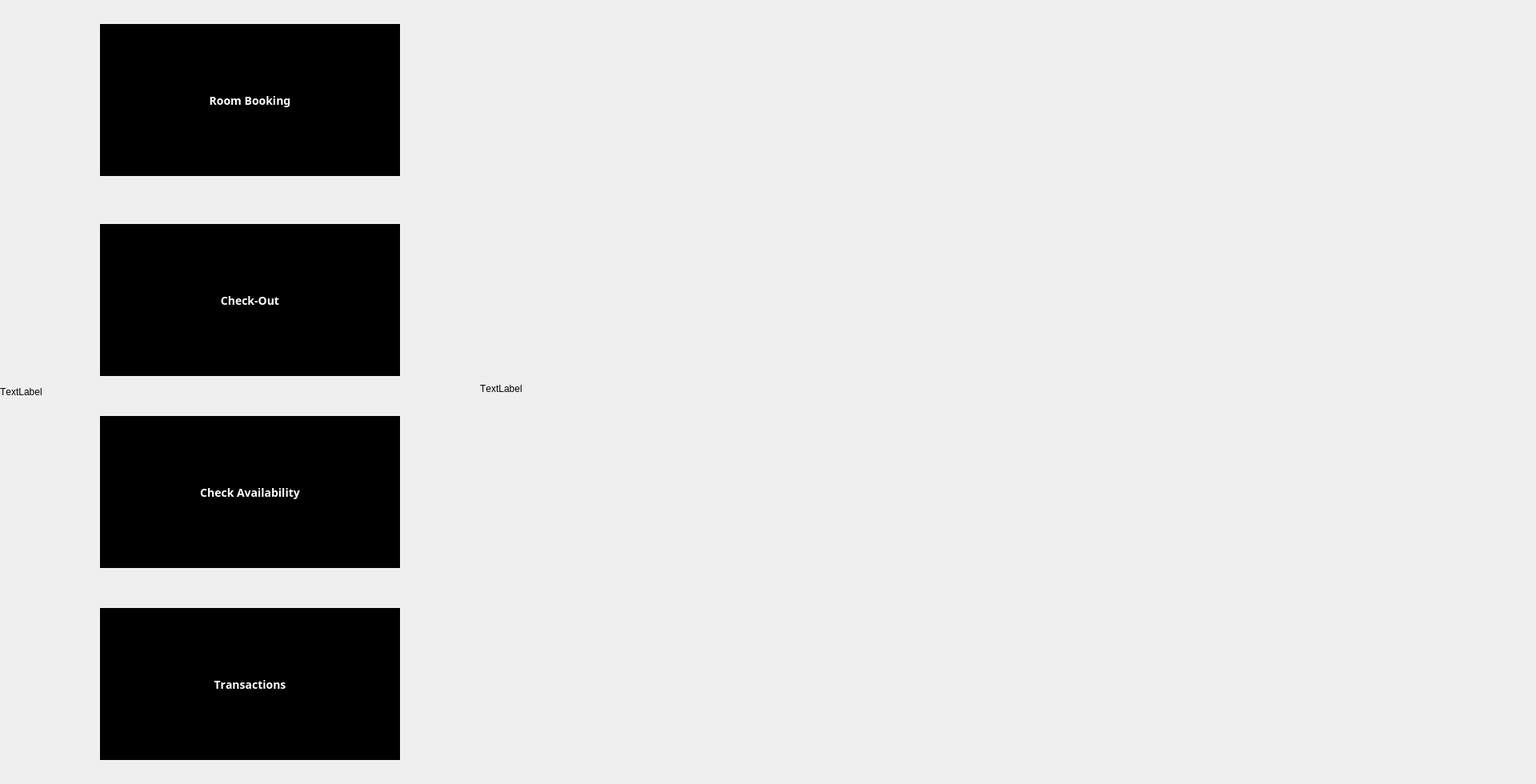
<?xml version="1.0" encoding="UTF-8"?>
<ui version="4.0">
 <class>MainWindow</class>
 <widget class="QMainWindow" name="MainWindow">
  <property name="geometry">
   <rect>
    <x>0</x>
    <y>0</y>
    <width>1920</width>
    <height>980</height>
   </rect>
  </property>
  <property name="font">
   <font>
    <kerning>false</kerning>
   </font>
  </property>
  <property name="windowTitle">
   <string>Hotel Management 1.0</string>
  </property>
  <property name="styleSheet">
   <string notr="true">background-image: url('background4.jpg');</string>
  </property>
  <widget class="QWidget" name="centralWidget">
   <widget class="QLabel" name="imgLabel">
    <property name="geometry">
     <rect>
      <x>600</x>
      <y>20</y>
      <width>1291</width>
      <height>931</height>
     </rect>
    </property>
    <property name="text">
     <string>TextLabel</string>
    </property>
   </widget>
   <widget class="QPushButton" name="btnRoomBooking">
    <property name="geometry">
     <rect>
      <x>100</x>
      <y>20</y>
      <width>400</width>
      <height>200</height>
     </rect>
    </property>
    <property name="font">
     <font>
      <family>Poppins</family>
      <pointsize>-1</pointsize>
      <weight>62</weight>
      <bold>true</bold>
     </font>
    </property>
    <property name="styleSheet">
     <string notr="true">display: block;
	padding: 17px 33px 15px;
    color:white;
     background: black;
	font-size: 14px;
    width: 50%;
	line-height: 1.34;
	border: 2px solid;
	font-family: &quot;Poppins&quot;, -apple-system, BlinkMacSystemFont, &quot;Segoe UI&quot;, Roboto, &quot;Helvetica Neue&quot;, Arial, sans-serif;
	font-weight: 500;
	letter-spacing: 0.075em;
	text-transform: uppercase;
	white-space: nowrap;
	text-overflow: ellipsis;
	text-align: center;
	cursor: pointer;
	user-select: none;
	transition: 250ms all ease-in-out;
    margin-top: 10%;
    margin-left: 25%;
    



</string>
    </property>
    <property name="text">
     <string>Room Booking</string>
    </property>
    <property name="autoDefault">
     <bool>true</bool>
    </property>
    <property name="default">
     <bool>true</bool>
    </property>
    <property name="flat">
     <bool>false</bool>
    </property>
   </widget>
   <widget class="QPushButton" name="btnRoomCheckout">
    <property name="geometry">
     <rect>
      <x>100</x>
      <y>270</y>
      <width>400</width>
      <height>200</height>
     </rect>
    </property>
    <property name="font">
     <font>
      <family>Poppins</family>
      <pointsize>-1</pointsize>
      <weight>62</weight>
      <bold>true</bold>
     </font>
    </property>
    <property name="styleSheet">
     <string notr="true">display: block;
	padding: 17px 33px 15px;
    color:white;
     background: black;
	font-size: 14px;
    width: 50%;
	line-height: 1.34;
	border: 2px solid;
	font-family: &quot;Poppins&quot;, -apple-system, BlinkMacSystemFont, &quot;Segoe UI&quot;, Roboto, &quot;Helvetica Neue&quot;, Arial, sans-serif;
	font-weight: 500;
	letter-spacing: 0.075em;
	text-transform: uppercase;
	white-space: nowrap;
	text-overflow: ellipsis;
	text-align: center;
	cursor: pointer;
	
	user-select: none;
	transition: 250ms all ease-in-out;
    margin-top: 10%;
    margin-left: 25%;
    

</string>
    </property>
    <property name="text">
     <string>Check-Out</string>
    </property>
    <property name="default">
     <bool>true</bool>
    </property>
    <property name="flat">
     <bool>false</bool>
    </property>
   </widget>
   <widget class="QPushButton" name="btnCheckAvailability">
    <property name="geometry">
     <rect>
      <x>100</x>
      <y>510</y>
      <width>400</width>
      <height>200</height>
     </rect>
    </property>
    <property name="font">
     <font>
      <family>Poppins</family>
      <pointsize>-1</pointsize>
      <weight>62</weight>
      <bold>true</bold>
     </font>
    </property>
    <property name="styleSheet">
     <string notr="true">display: block;
	padding: 17px 33px 15px;
    color:white;
     background: black;
	font-size: 14px;
    width: 50%;
	line-height: 1.34;
	border: 2px solid;
	font-family: &quot;Poppins&quot;, -apple-system, BlinkMacSystemFont, &quot;Segoe UI&quot;, Roboto, &quot;Helvetica Neue&quot;, Arial, sans-serif;
	font-weight: 500;
	letter-spacing: 0.075em;
	text-transform: uppercase;
	white-space: nowrap;
	text-overflow: ellipsis;
	text-align: center;
	cursor: pointer;
	
	user-select: none;
	transition: 250ms all ease-in-out;
    margin-top: 10%;
    margin-left: 25%;
    


</string>
    </property>
    <property name="text">
     <string>Check Availability</string>
    </property>
    <property name="autoDefault">
     <bool>true</bool>
    </property>
    <property name="default">
     <bool>true</bool>
    </property>
    <property name="flat">
     <bool>false</bool>
    </property>
   </widget>
   <widget class="QPushButton" name="bntTransaction">
    <property name="geometry">
     <rect>
      <x>100</x>
      <y>750</y>
      <width>400</width>
      <height>200</height>
     </rect>
    </property>
    <property name="font">
     <font>
      <family>Poppins</family>
      <pointsize>-1</pointsize>
      <weight>62</weight>
      <bold>true</bold>
     </font>
    </property>
    <property name="styleSheet">
     <string notr="true">display: block;
	padding: 17px 33px 15px;
    color:white;
     background: black;
	font-size: 14px;
    width: 50%;
	line-height: 1.34;
	border: 2px solid;
	font-family: &quot;Poppins&quot;, -apple-system, BlinkMacSystemFont, &quot;Segoe UI&quot;, Roboto, &quot;Helvetica Neue&quot;, Arial, sans-serif;
	font-weight: 500;
	letter-spacing: 0.075em;
	text-transform: uppercase;
	white-space: nowrap;
	text-overflow: ellipsis;
	text-align: center;
	cursor: pointer;
	
	user-select: none;
	transition: 250ms all ease-in-out;
    margin-top: 10%;
    margin-left: 25%;
    
</string>
    </property>
    <property name="text">
     <string>Transactions</string>
    </property>
    <property name="autoDefault">
     <bool>true</bool>
    </property>
    <property name="default">
     <bool>true</bool>
    </property>
    <property name="flat">
     <bool>false</bool>
    </property>
   </widget>
   <widget class="QLabel" name="imgLabel_2">
    <property name="geometry">
     <rect>
      <x>0</x>
      <y>0</y>
      <width>1920</width>
      <height>980</height>
     </rect>
    </property>
    <property name="styleSheet">
     <string notr="true">z-index:-99;</string>
    </property>
    <property name="text">
     <string>TextLabel</string>
    </property>
    <property name="indent">
     <number>-1</number>
    </property>
   </widget>
   <zorder>imgLabel_2</zorder>
   <zorder>imgLabel</zorder>
   <zorder>btnRoomBooking</zorder>
   <zorder>btnRoomCheckout</zorder>
   <zorder>btnCheckAvailability</zorder>
   <zorder>bntTransaction</zorder>
  </widget>
 </widget>
 <layoutdefault spacing="6" margin="11"/>
 <resources/>
 <connections/>
</ui>
